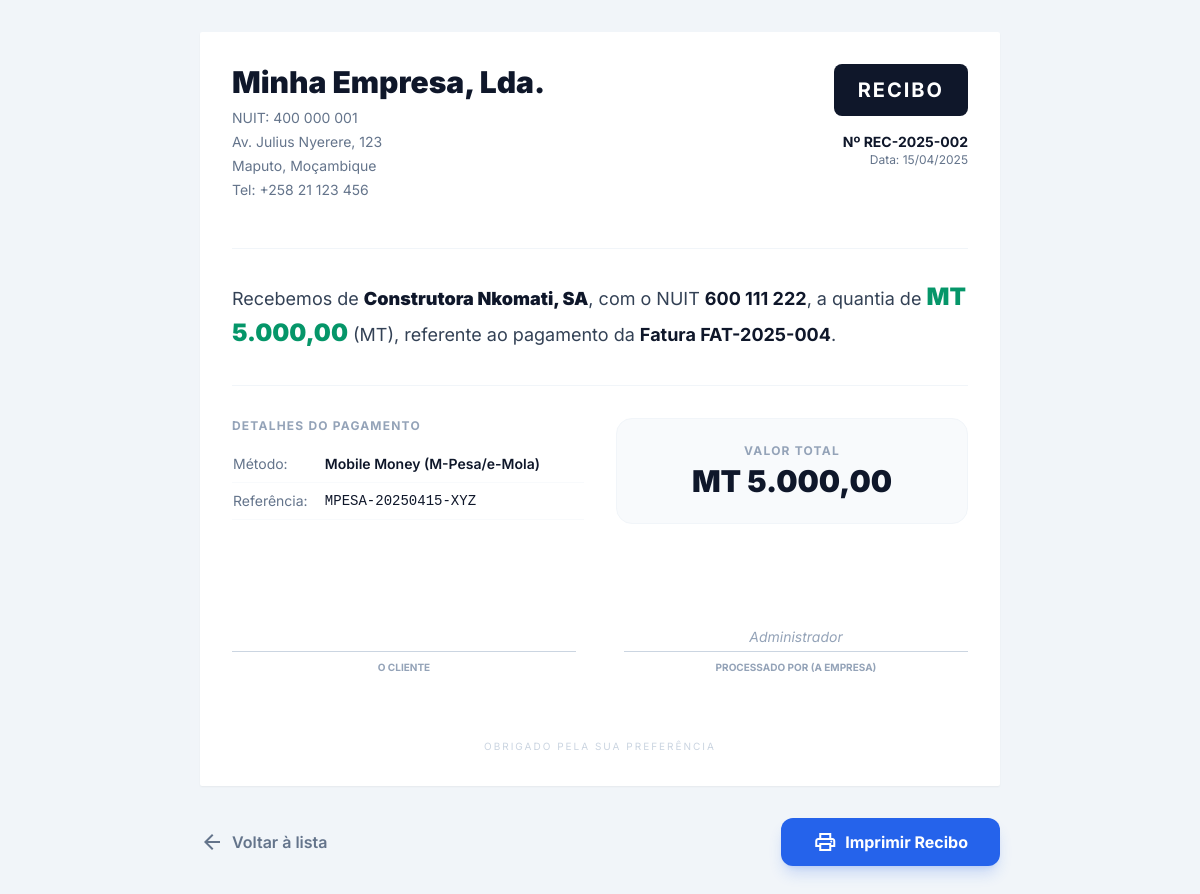
Screenshot of /recibo.php?id=2 (signed in) with the database file from the repository.
### tables this page shows
CREATE TABLE IF NOT EXISTS `company_settings` (
  `id`            INT UNSIGNED NOT NULL AUTO_INCREMENT,
  `name`          VARCHAR(200) NOT NULL,
  `nuit`          VARCHAR(20) NULL COMMENT 'NUIT - Número Único de Identificação Tributária',
  `email`         VARCHAR(191) NULL,
  `phone`         VARCHAR(50) NULL,
  `address`       VARCHAR(300) NULL,
  `city`          VARCHAR(100) NULL,
  `logo`          VARCHAR(255) NULL,
  `iva_rate`      DECIMAL(5,2) NOT NULL DEFAULT 16.00 COMMENT 'Taxa IVA padrão (%)',
  `currency`      VARCHAR(10) NOT NULL DEFAULT 'MT',
  `invoice_prefix`VARCHAR(20) NOT NULL DEFAULT 'FAT',
  `next_invoice_number` INT UNSIGNED NOT NULL DEFAULT 1,
  `payment_terms` TEXT NULL,
  `bank_name`     VARCHAR(150) NULL,
  `bank_account`  VARCHAR(50) NULL,
  `bank_iban`     VARCHAR(50) NULL,
  `created_at`    DATETIME NOT NULL DEFAULT CURRENT_TIMESTAMP,
  `updated_at`    DATETIME NOT NULL DEFAULT CURRENT_TIMESTAMP ON UPDATE CURRENT_TIMESTAMP,
  PRIMARY KEY (`id`)
);

CREATE TABLE IF NOT EXISTS `payments` (
  `id`             INT UNSIGNED NOT NULL AUTO_INCREMENT,
  `invoice_id`     INT UNSIGNED NOT NULL,
  `amount`         DECIMAL(15,2) NOT NULL,
  `payment_date`   DATE NOT NULL,
  `method`         ENUM('dinheiro','transferencia','mobile_money','cheque','outro') NOT NULL DEFAULT 'transferencia',
  `reference`      VARCHAR(200) NULL COMMENT 'Referência da transação',
  `notes`          TEXT NULL,
  `receipt_number` VARCHAR(50) NULL,
  `created_by`     INT UNSIGNED NOT NULL,
  `created_at`     DATETIME NOT NULL DEFAULT CURRENT_TIMESTAMP,
  `updated_at`     DATETIME NOT NULL DEFAULT CURRENT_TIMESTAMP ON UPDATE CURRENT_TIMESTAMP,
  PRIMARY KEY (`id`),
  INDEX `idx_payments_invoice` (`invoice_id`),
  INDEX `idx_payments_date` (`payment_date`),
  INDEX `idx_payments_method` (`method`),
  CONSTRAINT `fk_payments_invoice` FOREIGN KEY (`invoice_id`) REFERENCES `invoices` (`id`) ON DELETE RESTRICT ON UPDATE CASCADE,
  CONSTRAINT `fk_payments_user` FOREIGN KEY (`created_by`) REFERENCES `users` (`id`) ON DELETE RESTRICT ON UPDATE CASCADE
);

CREATE TABLE IF NOT EXISTS `clients` (
  `id`         INT UNSIGNED NOT NULL AUTO_INCREMENT,
  `name`       VARCHAR(200) NOT NULL,
  `nuit`       VARCHAR(20) NULL COMMENT 'NUIT do cliente',
  `email`      VARCHAR(191) NULL,
  `phone`      VARCHAR(50) NULL,
  `address`    VARCHAR(300) NULL,
  `city`       VARCHAR(100) NULL,
  `country`    VARCHAR(100) NOT NULL DEFAULT 'Moçambique',
  `status`     ENUM('ativo','inativo','pendente') NOT NULL DEFAULT 'ativo',
  `notes`      TEXT NULL,
  `created_at` DATETIME NOT NULL DEFAULT CURRENT_TIMESTAMP,
  `updated_at` DATETIME NOT NULL DEFAULT CURRENT_TIMESTAMP ON UPDATE CURRENT_TIMESTAMP,
  PRIMARY KEY (`id`),
  INDEX `idx_clients_name` (`name`),
  INDEX `idx_clients_nuit` (`nuit`),
  INDEX `idx_clients_status` (`status`)
);

CREATE TABLE IF NOT EXISTS `invoices` (
  `id`             INT UNSIGNED NOT NULL AUTO_INCREMENT,
  `client_id`      INT UNSIGNED NOT NULL,
  `quote_id`       INT UNSIGNED NULL COMMENT 'Se convertida de orçamento',
  `invoice_number` VARCHAR(50) NOT NULL UNIQUE,
  `issue_date`     DATE NOT NULL,
  `due_date`       DATE NOT NULL,
  `status`         ENUM('rascunho','emitida','paga','vencida','cancelada') NOT NULL DEFAULT 'rascunho',
  `subtotal`       DECIMAL(15,2) NOT NULL DEFAULT 0.00,
  `iva_rate`       DECIMAL(5,2) NOT NULL DEFAULT 16.00,
  `iva_amount`     DECIMAL(15,2) NOT NULL DEFAULT 0.00,
  `retencao_rate`  DECIMAL(5,2) NOT NULL DEFAULT 0.00 COMMENT 'Taxa de retenção (%)',
  `retencao_amount`DECIMAL(15,2) NOT NULL DEFAULT 0.00,
  `discount`       DECIMAL(15,2) NOT NULL DEFAULT 0.00,
  `total`          DECIMAL(15,2) NOT NULL DEFAULT 0.00,
  `amount_paid`    DECIMAL(15,2) NOT NULL DEFAULT 0.00,
  `amount_due`     DECIMAL(15,2) NOT NULL DEFAULT 0.00,
  `notes`          TEXT NULL,
  `terms`          TEXT NULL,
  `created_by`     INT UNSIGNED NOT NULL,
  `created_at`     DATETIME NOT NULL DEFAULT CURRENT_TIMESTAMP,
  `updated_at`     DATETIME NOT NULL DEFAULT CURRENT_TIMESTAMP ON UPDATE CURRENT_TIMESTAMP,
  PRIMARY KEY (`id`),
  INDEX `idx_invoices_client` (`client_id`),
  INDEX `idx_invoices_status` (`status`),
  INDEX `idx_invoices_due_date` (`due_date`),
  INDEX `idx_invoices_issue_date` (`issue_date`),
  CONSTRAINT `fk_invoices_client` FOREIGN KEY (`client_id`) REFERENCES `clients` (`id`) ON DELETE RESTRICT ON UPDATE CASCADE,
  CONSTRAINT `fk_invoices_quote` FOREIGN KEY (`quote_id`) REFERENCES `quotes` (`id`) ON DELETE SET NULL ON UPDATE CASCADE,
  CONSTRAINT `fk_invoices_user` FOREIGN KEY (`created_by`) REFERENCES `users` (`id`) ON DELETE RESTRICT ON UPDATE CASCADE
);

CREATE TABLE IF NOT EXISTS `users` (
  `id`         INT UNSIGNED NOT NULL AUTO_INCREMENT,
  `name`       VARCHAR(150) NOT NULL,
  `email`      VARCHAR(191) NOT NULL UNIQUE,
  `password`   VARCHAR(255) NOT NULL,
  `role`       ENUM('admin','operador') NOT NULL DEFAULT 'operador',
  `avatar`     VARCHAR(255) NULL,
  `is_active`  TINYINT(1) NOT NULL DEFAULT 1,
  `created_at` DATETIME NOT NULL DEFAULT CURRENT_TIMESTAMP,
  `updated_at` DATETIME NOT NULL DEFAULT CURRENT_TIMESTAMP ON UPDATE CURRENT_TIMESTAMP,
  PRIMARY KEY (`id`),
  INDEX `idx_users_email` (`email`)
);

### recibo.php (called while the page is built, shortened)
<?php
require_once __DIR__ . '/config/database.php';
require_once __DIR__ . '/includes/helpers.php';
$id = (int)($_GET['id'] ?? 0);
$payment = Database::getInstance()->query(
    "SELECT p.*, i.invoice_number, i.issue_date as invoice_date, i.total as invoice_total,
            c.name as client_name, c.nuit as client_nuit, c.address as client_address,
            u.name as received_by
     FROM payments p
     JOIN invoices i ON i.id = p.invoice_id
     JOIN clients c ON c.id = i.client_id
     JOIN users u ON u.id = p.created_by
     WHERE p.id = ? LIMIT 1",
    [$id]
)->fetch();
$company = Database::getInstance()->query("SELECT * FROM company_settings LIMIT 1")->fetch();
require_once __DIR__ . '/views/payments/print.php';

### config/database.php (called while the page is built, shortened)
<?php
class Database
{
    private static ?Database $instance = null;
    private PDO $pdo;
    private function __construct()
    {
        $dsn = sprintf(
            'mysql:host=%s;port=%s;dbname=%s;charset=%s',
            DB_HOST, DB_PORT, DB_NAME, DB_CHARSET
        );
        $options = [
            PDO::ATTR_ERRMODE            => PDO::ERRMODE_EXCEPTION,
            PDO::ATTR_DEFAULT_FETCH_MODE => PDO::FETCH_ASSOC,
            PDO::ATTR_EMULATE_PREPARES   => false,
        ];
        try {
            $this->pdo = new PDO($dsn, DB_USER, DB_PASS, $options);
        } catch (PDOException $e) {
            error_log('Erro de conexão DB: ' . $e->getMessage());
            die(json_encode([
                'success' => false,
                'message' => 'Erro de conexão com a base de dados. Verifique as configurações.'
            ]));
        }
    }
    public static function getInstance(): Database
    {
        if (self::$instance === null) {
            self::$instance = new self();
        }
        return self::$instance;
    }
    public function query(string $sql, array $params = []): PDOStatement
    {
        $stmt = $this->pdo->prepare($sql);
        $stmt->execute($params);
        return $stmt;
    }
}

### includes/helpers.php (called while the page is built, shortened)
<?php
function formatMoney(float $amount, string $currency = 'MT'): string
{
    return $currency . ' ' . number_format($amount, 2, ',', '.');
}
function formatDate(string $date, string $format = 'd/m/Y'): string
{
    return date($format, strtotime($date));
}
function paymentMethodLabel(string $method): string
{
    return match($method) {
        'dinheiro'      => 'Dinheiro',
        'transferencia' => 'Transferência Bancária',
        'mobile_money'  => 'Mobile Money (M-Pesa/e-Mola)',
        'cheque'        => 'Cheque',
        'outro'         => 'Outro',
        default         => ucfirst($method),
    };
}

### views/payments/print.php (the view, shortened to what this page needs)
<!DOCTYPE html>
<html lang="pt">
<head>
    <script src="https://cdn.tailwindcss.com"></script>
</head>
<body class="bg-slate-100 p-4 sm:p-8">
    <div class="max-w-[800px] mx-auto bg-white p-8 shadow-sm print-border rounded-sm">
        <div class="flex justify-between items-start mb-12">
            <div>
                <h1 class="text-3xl font-black text-slate-900 mb-2"><?= htmlspecialchars($company['name']) ?></h1>
                <div class="text-sm text-slate-500 space-y-1">
                    <p>NUIT: <?= htmlspecialchars($company['nuit']) ?></p>
                    <p><?= htmlspecialchars($company['address']) ?></p>
                    <p><?= htmlspecialchars($company['city']) ?>, Moçambique</p>
                    <p>Tel: <?= htmlspecialchars($company['phone']) ?></p>
                </div>
            </div>
            <div class="text-right">
                <div class="bg-slate-900 text-white px-6 py-3 rounded-lg inline-block mb-4">
                    <h2 class="text-xl font-bold uppercase tracking-widest">RECIBO</h2>
                </div>
                <p class="text-sm font-bold text-slate-900">Nº <?= htmlspecialchars($payment['receipt_number']) ?></p>
                <p class="text-xs text-slate-500">Data: <?= formatDate($payment['payment_date']) ?></p>
            </div>
        </div>
        <div class="space-y-8">
            <div class="border-y border-slate-100 py-8">
                <p class="text-lg leading-loose text-slate-700">
                    Recebemos de <span class="font-black text-slate-900"><?= htmlspecialchars($payment['client_name']) ?></span>,
                    com o NUIT <span class="font-bold text-slate-900"><?= htmlspecialchars($payment['client_nuit']) ?></span>,
                    a quantia de <span class="text-2xl font-black text-emerald-600"><?= formatMoney((float)$payment['amount']) ?></span>
                    (<?= htmlspecialchars($company['currency']) ?>), referente ao pagamento da
                    <span class="font-bold text-slate-900">Fatura <?= htmlspecialchars($payment['invoice_number']) ?></span>.
                </p>
            </div>
            <div class="grid grid-cols-2 gap-8">
                <div>
                    <h3 class="text-xs font-bold text-slate-400 uppercase tracking-widest mb-3">Detalhes do Pagamento</h3>
                    <table class="w-full text-sm">
                        <tr class="border-b border-slate-50">
                            <td class="py-2 text-slate-500">Método:</td>
                            <td class="py-2 font-semibold text-slate-900"><?= paymentMethodLabel($payment['method']) ?></td>
                        </tr>
                        <?php if ($payment['reference']): ?>
                        <tr class="border-b border-slate-50">
                            <td class="py-2 text-slate-500">Referência:</td>
                            <td class="py-2 font-mono text-slate-900"><?= htmlspecialchars($payment['reference']) ?></td>
                        </tr>
                        <?php endif; ?>
                    </table>
                </div>
                <div class="bg-slate-50 p-6 rounded-2xl flex flex-col items-center justify-center border border-slate-100">
                    <p class="text-xs font-bold text-slate-400 uppercase tracking-widest mb-1">Valor Total</p>
                    <p class="text-3xl font-black text-slate-900"><?= formatMoney((float)$payment['amount']) ?></p>
                </div>
            </div>
            <div class="grid grid-cols-2 gap-12 pt-12">
                <div class="text-center">
                    <div class="border-b border-slate-300 mb-2 h-12"></div>
                    <p class="text-[10px] text-slate-400 uppercase font-bold">O Cliente</p>
                </div>
                <div class="text-center">
                    <div class="border-b border-slate-300 mb-2 h-12 flex items-end justify-center">
                        <span class="text-slate-400 italic text-sm mb-1"><?= htmlspecialchars($payment['received_by']) ?></span>
                    </div>
                    <p class="text-[10px] text-slate-400 uppercase font-bold">Processado por (A Empresa)</p>
                </div>
            </div>
        </div>
        <div class="mt-16 text-center text-[10px] text-slate-300 uppercase tracking-[0.2em]">
            Obrigado pela sua preferência
        </div>
    </div>
    <div class="max-w-[800px] mx-auto mt-8 flex justify-between no-print">
        <a href="/Sistema%20de%20Faturacao/pagamentos.php" class="flex items-center gap-2 text-slate-500 hover:text-slate-900 font-semibold transition-colors">
            <span class="material-symbols-outlined">arrow_back</span>
            Voltar à lista
        </a>
        <button onclick="window.print()" class="bg-blue-600 hover:bg-blue-700 text-white px-8 py-3 rounded-xl font-bold shadow-lg shadow-blue-600/20 flex items-center gap-2 transition-all active:scale-95">
            <span class="material-symbols-outlined">print</span>
            Imprimir Recibo
        </button>
    </div>
</body>
</html>

### views/payments/print.php (style rules this page uses)
body { font-family: 'Inter', sans-serif; }

### rows the page displays
company_settings: name "Minha Empresa, Lda.", nuit "400 000 001", address "Av. Julius Nyerere, 123", city "Maputo", phone "+258 21 123 456", currency "MT"
payments: receipt_number "REC-2025-002", payment_date "15/04/2025", clients.name "Construtora Nkomati, SA", clients.nuit "600 111 222", amount "MT 5.000,00", invoice.invoice_number "FAT-2025-004", method "Mobile Money (M-Pesa/e-Mola)", reference "MPESA-20250415-XYZ", created_by.name "Administrador"
